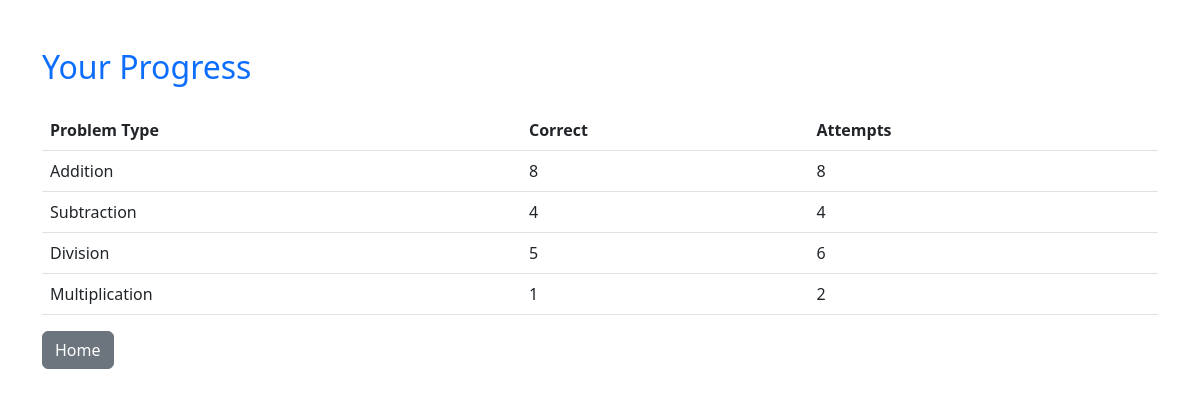
Page /progress (signed in) on the committed database.
### run.py (models this page shows)
class Progress(db.Model):
    id = db.Column(db.Integer, primary_key=True)
    user_id = db.Column(db.Integer, db.ForeignKey('user.id', ondelete="CASCADE"))
    problem_type = db.Column(db.String(50), nullable=False)
    correct_count = db.Column(db.Integer, default=0)
    attempt_count = db.Column(db.Integer, default=0)

### run.py (the view)
@app.route("/progress")
@login_required
def progress():
    user_progress = Progress.query.filter_by(user_id=current_user.id).all()
    progress_data = [
        {"problem_type": entry.problem_type, "correct_count": entry.correct_count, "attempt_count": entry.attempt_count}
        for entry in user_progress
    ]
    return render_template("progress.html", progress=progress_data)

### run.py (called while the page is built)
@login_manager.user_loader
def load_user(user_id):
    return User.query.get(int(user_id))

### app/templates/progress.html (shortened to what this page needs)
<!DOCTYPE html>
<html lang="en">
<head>
    <link href="https://cdn.jsdelivr.net/npm/bootstrap@5.3.0/dist/css/bootstrap.min.css" rel="stylesheet">
</head>
<body>
    <div class="container mt-5">
        <h2 class="text-primary">Your Progress</h2>
        <table class="table mt-4">
            <thead>
                <tr>
                    <th>Problem Type</th>
                    <th>Correct</th>
                    <th>Attempts</th>
                </tr>
            </thead>
            <tbody>
                {% for progress in progress %}
                    <tr>
                        <td>{{ progress.problem_type }}</td>
                        <td>{{ progress.correct_count }}</td>
                        <td>{{ progress.attempt_count }}</td>
                    </tr>
                {% endfor %}
            </tbody>
        </table>
        <a href="/" class="btn btn-secondary">Home</a>
    </div>
</body>
</html>

### rows in the picture
Progress: problem_type "Addition", correct_count "8", attempt_count "8"
Progress: problem_type "Subtraction", correct_count "4", attempt_count "4"
Progress: problem_type "Division", correct_count "5", attempt_count "6"
Progress: problem_type "Multiplication", correct_count "1", attempt_count "2"
